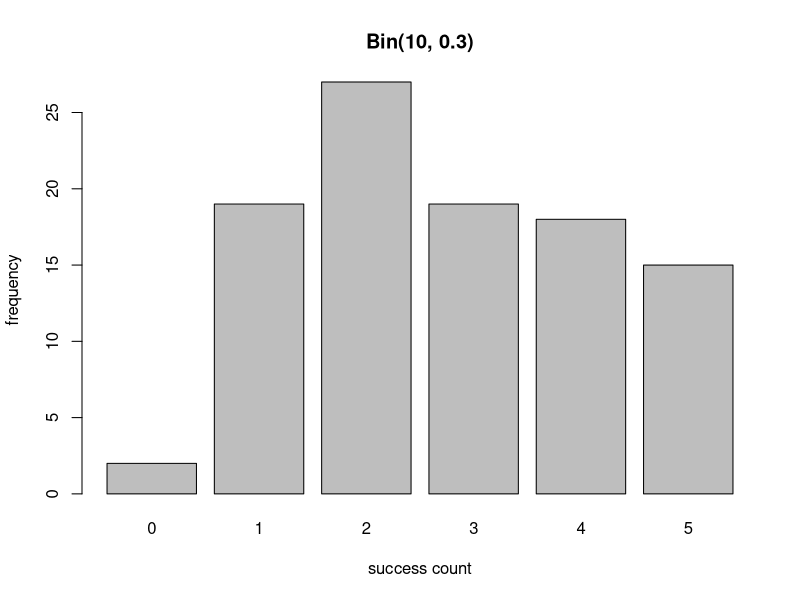
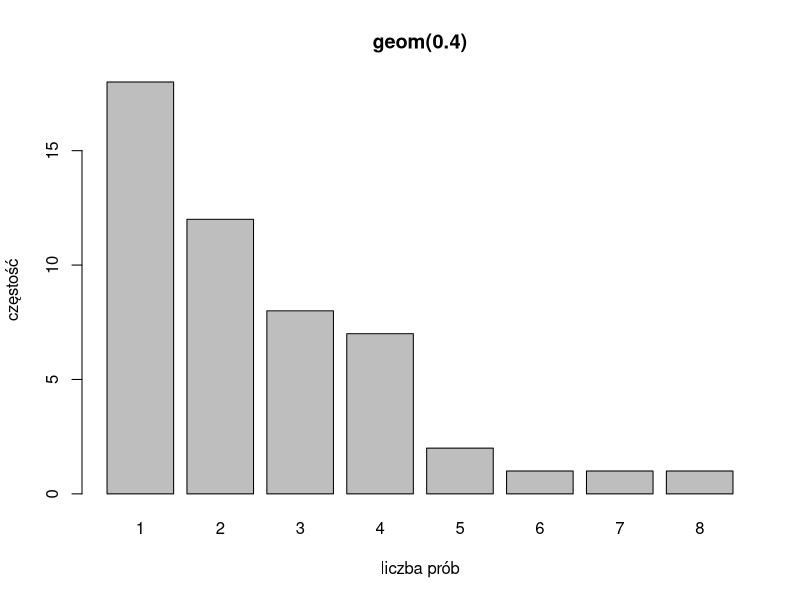

These figures' R source, in order:
# Za pomocą symulowania odpowiedniego procesu, np. ciąg „rzutów monetą”
# i) Wygenerować 100 realizacji z rozkładu Bin(10; 0,3)

num_of_impl <- 100
n <- 10
p <- 0.3

results_bin <- numeric(num_of_impl)

for(i in 1:num_of_impl)
{
  u <- runif(n)
  num_of_success <- sum(u < p)
  results_bin[i] <- num_of_success
}

results_bin
mean(results_bin) # n * p = 10 * 0.3 = 3
barplot(table(results_bin),
        main = "Bin(10, 0.3)",
        xlab = "success count",
        ylab = "frequency"
        )

# ii) Wygenerować 50 realizacji z rozkładu Geom(0,4) 
# [Niech 𝑋 będzie liczbą prób do pierwszego sukcesu 
# gdy p’stwo sukcesu w dowolnej próbie wynosi p, wtedy 𝑋~𝐺𝑒𝑜𝑚(𝑝)].

num_of_impl <- 50
p <- 0.4

results_geom <- numeric(num_of_impl)

for(i in 1:num_of_impl)
{
  tries <- 1
  success <- FALSE
  
  while(!success)
  {
    u_curr <- runif(1) #one toss
    
    if(u_curr < p)
    {
      success <- TRUE
    }
    else
    {
      tries <- tries + 1
    }
  }
  
  results_geom[i] <- tries
}

results_geom
mean(results_geom) # 1/p = 1/0.4 = 2.5
barplot(table(results_geom),
        main="geom(0.4)",
        xlab="liczba prób",
        ylab="częstość" 
        )
